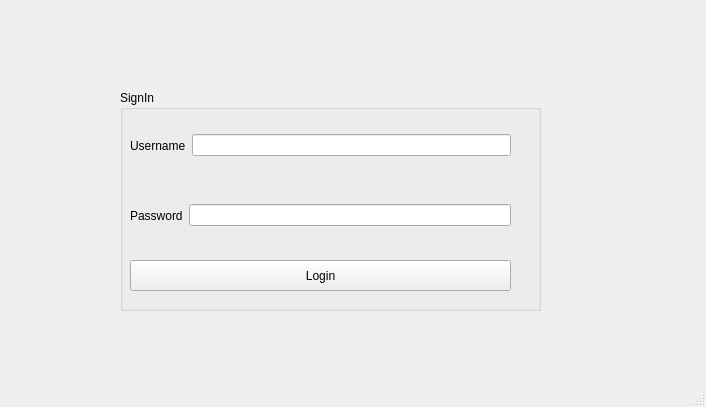
<?xml version="1.0" encoding="UTF-8"?>
<ui version="4.0">
 <class>MainWindow</class>
 <widget class="QMainWindow" name="MainWindow">
  <property name="geometry">
   <rect>
    <x>0</x>
    <y>0</y>
    <width>706</width>
    <height>407</height>
   </rect>
  </property>
  <property name="windowTitle">
   <string>MainWindow</string>
  </property>
  <widget class="QWidget" name="centralwidget">
   <widget class="QGroupBox" name="groupBox">
    <property name="geometry">
     <rect>
      <x>120</x>
      <y>90</y>
      <width>421</width>
      <height>221</height>
     </rect>
    </property>
    <property name="title">
     <string>SignIn</string>
    </property>
    <widget class="QPushButton" name="pushButton">
     <property name="geometry">
      <rect>
       <x>10</x>
       <y>170</y>
       <width>381</width>
       <height>31</height>
      </rect>
     </property>
     <property name="text">
      <string>Login</string>
     </property>
    </widget>
    <widget class="QWidget" name="">
     <property name="geometry">
      <rect>
       <x>10</x>
       <y>30</y>
       <width>381</width>
       <height>51</height>
      </rect>
     </property>
     <layout class="QHBoxLayout" name="horizontalLayout">
      <item>
       <widget class="QLabel" name="label_username">
        <property name="text">
         <string>Username</string>
        </property>
       </widget>
      </item>
      <item>
       <widget class="QLineEdit" name="lineEdit_username"/>
      </item>
     </layout>
    </widget>
    <widget class="QWidget" name="">
     <property name="geometry">
      <rect>
       <x>10</x>
       <y>100</y>
       <width>381</width>
       <height>51</height>
      </rect>
     </property>
     <layout class="QHBoxLayout" name="horizontalLayout_2">
      <item>
       <widget class="QLabel" name="label_password">
        <property name="text">
         <string>Password</string>
        </property>
       </widget>
      </item>
      <item>
       <widget class="QLineEdit" name="lineEdit_password">
        <property name="echoMode">
         <enum>QLineEdit::Password</enum>
        </property>
       </widget>
      </item>
     </layout>
    </widget>
   </widget>
  </widget>
  <widget class="QMenuBar" name="menubar">
   <property name="geometry">
    <rect>
     <x>0</x>
     <y>0</y>
     <width>706</width>
     <height>21</height>
    </rect>
   </property>
  </widget>
  <widget class="QStatusBar" name="statusbar"/>
 </widget>
 <resources/>
 <connections/>
</ui>
